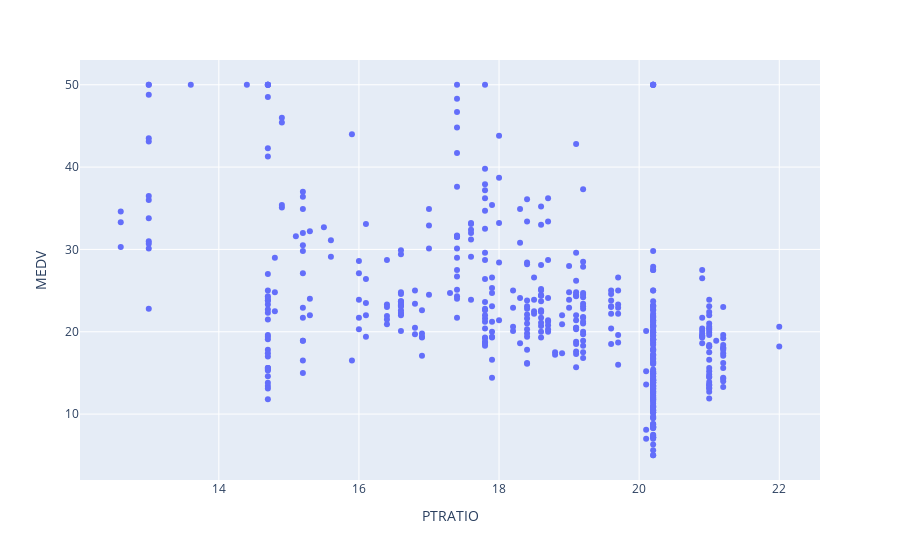

Write notebook code for a chart like this one.
### Code cell
fig = px.scatter(df, x=df.PTRATIO, y=df.MEDV)
fig.show()

### Figure 1 — Plotly figure (JSON) as saved in the notebook; plotly's stock layout.template omitted (floating-point values rounded to 4 significant figures; data arrays with more than 128 entries replaced by an {"elided": "..."} marker saying what was removed)
{"data": [{"hovertemplate": "PTRATIO=%{x}<br>MEDV=%{y}<extra></extra>", "legendgroup": "", "marker": {"color": "#636efa", "symbol": "circle"}, "mode": "markers", "name": "", "orientation": "v", "showlegend": false, "type": "scatter", "x": {"elided": "506 float values"}, "xaxis": "x", "y": {"elided": "506 float values"}, "yaxis": "y"}], "layout": {"autosize": true, "legend": {"tracegroupgap": 0}, "margin": {"t": 60}, "xaxis": {"anchor": "y", "autorange": true, "domain": [0, 1], "range": [12.04, 22.56], "title": {"text": "PTRATIO"}, "type": "linear"}, "yaxis": {"anchor": "x", "autorange": true, "domain": [0, 1], "range": [1.809, 53.19], "title": {"text": "MEDV"}, "type": "linear"}}}
